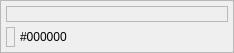
<?xml version="1.0" encoding="UTF-8"?>
<ui version="4.0">
 <class>ImageColorPickerWidgetClass</class>
 <widget class="QFrame" name="ImageColorPickerWidgetClass">
  <property name="windowModality">
   <enum>Qt::WindowModal</enum>
  </property>
  <property name="geometry">
   <rect>
    <x>0</x>
    <y>0</y>
    <width>247</width>
    <height>137</height>
   </rect>
  </property>
  <property name="sizePolicy">
   <sizepolicy hsizetype="Expanding" vsizetype="Expanding">
    <horstretch>0</horstretch>
    <verstretch>0</verstretch>
   </sizepolicy>
  </property>
  <property name="minimumSize">
   <size>
    <width>196</width>
    <height>128</height>
   </size>
  </property>
  <property name="frameShape">
   <enum>QFrame::StyledPanel</enum>
  </property>
  <layout class="QVBoxLayout" name="verticalLayout">
   <property name="spacing">
    <number>5</number>
   </property>
   <property name="sizeConstraint">
    <enum>QLayout::SetFixedSize</enum>
   </property>
   <property name="leftMargin">
    <number>5</number>
   </property>
   <property name="topMargin">
    <number>5</number>
   </property>
   <property name="rightMargin">
    <number>5</number>
   </property>
   <property name="bottomMargin">
    <number>5</number>
   </property>
   <item>
    <widget class="ClickableLabel" name="imageArea">
     <property name="sizePolicy">
      <sizepolicy hsizetype="Preferred" vsizetype="Expanding">
       <horstretch>0</horstretch>
       <verstretch>0</verstretch>
      </sizepolicy>
     </property>
     <property name="minimumSize">
      <size>
       <width>222</width>
       <height>0</height>
      </size>
     </property>
     <property name="cursor">
      <cursorShape>CrossCursor</cursorShape>
     </property>
     <property name="mouseTracking">
      <bool>true</bool>
     </property>
     <property name="frameShape">
      <enum>QFrame::StyledPanel</enum>
     </property>
     <property name="frameShadow">
      <enum>QFrame::Sunken</enum>
     </property>
     <property name="text">
      <string/>
     </property>
     <property name="alignment">
      <set>Qt::AlignCenter</set>
     </property>
     <property name="margin">
      <number>2</number>
     </property>
    </widget>
   </item>
   <item>
    <layout class="QHBoxLayout" name="horizontalLayout">
     <property name="spacing">
      <number>5</number>
     </property>
     <item>
      <widget class="QLabel" name="preview">
       <property name="frameShape">
        <enum>QFrame::StyledPanel</enum>
       </property>
       <property name="frameShadow">
        <enum>QFrame::Sunken</enum>
       </property>
       <property name="text">
        <string/>
       </property>
      </widget>
     </item>
     <item>
      <widget class="QLabel" name="colorName">
       <property name="sizePolicy">
        <sizepolicy hsizetype="Preferred" vsizetype="Preferred">
         <horstretch>0</horstretch>
         <verstretch>0</verstretch>
        </sizepolicy>
       </property>
       <property name="text">
        <string notr="true">#000000</string>
       </property>
      </widget>
     </item>
     <item>
      <spacer name="horizontalSpacer">
       <property name="orientation">
        <enum>Qt::Horizontal</enum>
       </property>
       <property name="sizeType">
        <enum>QSizePolicy::Expanding</enum>
       </property>
       <property name="sizeHint" stdset="0">
        <size>
         <width>40</width>
         <height>20</height>
        </size>
       </property>
      </spacer>
     </item>
    </layout>
   </item>
  </layout>
 </widget>
 <customwidgets>
  <customwidget>
   <class>ClickableLabel</class>
   <extends>QLabel</extends>
   <header>clickablelabel.h</header>
  </customwidget>
 </customwidgets>
 <resources/>
 <connections/>
</ui>
